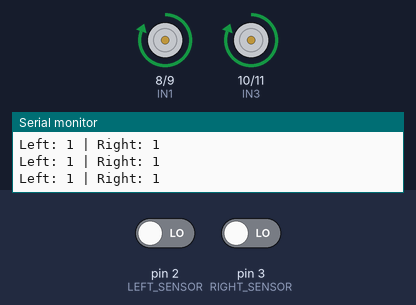
This sketch was run on a simulated Arduino Uno, built with avr-gcc and run on an emulated ATmega328P. Parts: motor-driver pin pairs drawn as motors (green arrow = first pin HIGH = forward, orange = second pin HIGH = backward, longer = more drive), the last lines printed to the serial monitor. The test bench sets the inputs (shaded band); at power-on: pin 2 (LEFT_SENSOR) LOW, pin 3 (RIGHT_SENSOR) LOW.

Above: at 2.2 s.
2.3 s: pin 2 (LEFT_SENSOR) driven HIGH
At 3.0 s:
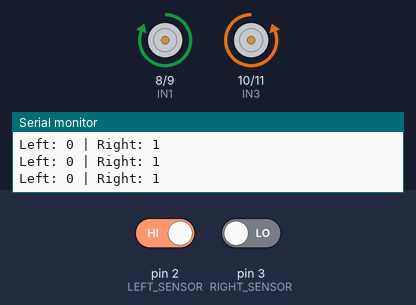
3.8 s: pin 2 (LEFT_SENSOR) driven LOW
At 5.0 s:
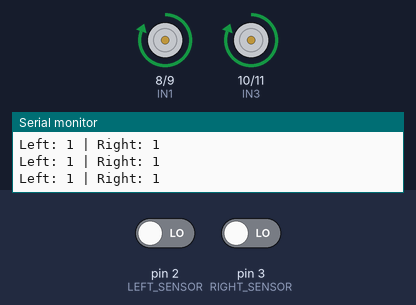
5.3 s: pin 3 (RIGHT_SENSOR) driven HIGH
At 6.3 s:
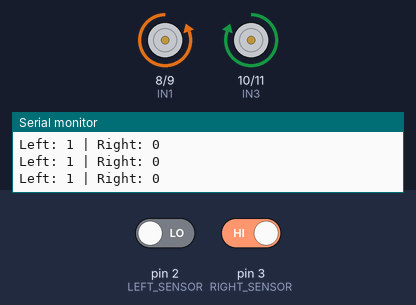
6.8 s: pin 3 (RIGHT_SENSOR) driven LOW
At 7.3 s:
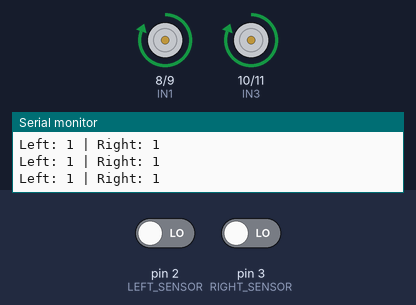
Timing chart, 0 to 9.8 s (numbered marks = the images above; inputs shaded):
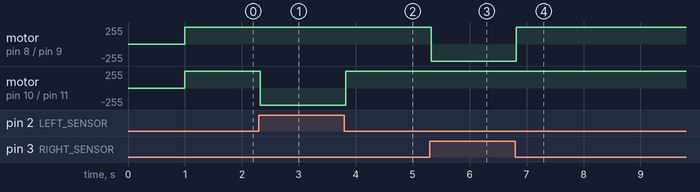

The sketch:

line_following_car.ino
```cpp
#include "config.h"
#include "motor.h"
#include "line_sensor.h"

void setup() {
    Serial.begin(9600);

    initMotors();
    initLineSensors();

    Serial.println("Line Following Robot Started");

    delay(1000);
}

void loop() {
    bool leftDetected = leftLineDetected();
    bool rightDetected = rightLineDetected();

    Serial.print("Left: ");
    Serial.print(leftDetected);

    Serial.print(" | Right: ");
    Serial.println(rightDetected);

    // Both sensors detect the line
    if (leftDetected && rightDetected) {
        moveForward();
    }

    // Left sensor detects line
    else if (leftDetected && !rightDetected) {
        turnLeft();
    }

    // Right sensor detects line
    else if (!leftDetected && rightDetected) {
        turnRight();
    }

    // Both sensors lost the line
    else {
        stopMotors();
    }

    delay(10);
}
```

line_sensor.cpp
```cpp
#include <Arduino.h>
#include "config.h"
#include "line_sensor.h"

void initLineSensors() {
    pinMode(LEFT_SENSOR, INPUT);
    pinMode(RIGHT_SENSOR, INPUT);
}

bool leftLineDetected() {
    return digitalRead(LEFT_SENSOR) == LINE_DETECTED;
}

bool rightLineDetected() {
    return digitalRead(RIGHT_SENSOR) == LINE_DETECTED;
}
```

line_sensor.h
```cpp
#ifndef LINE_SENSOR_H
#define LINE_SENSOR_H

void initLineSensors();

bool leftLineDetected();
bool rightLineDetected();

#endif
```

motor.cpp
```cpp
#include <Arduino.h>
#include "config.h"
#include "motor.h"

void initMotors() {
    pinMode(IN1, OUTPUT);
    pinMode(IN2, OUTPUT);
    pinMode(IN3, OUTPUT);
    pinMode(IN4, OUTPUT);

    stopMotors();
}

void moveForward() {
    digitalWrite(IN1, HIGH);
    digitalWrite(IN2, LOW);

    digitalWrite(IN3, HIGH);
    digitalWrite(IN4, LOW);
}

void turnLeft() {
    // Left motor backward, right motor forward
    digitalWrite(IN1, LOW);
    digitalWrite(IN2, HIGH);

    digitalWrite(IN3, HIGH);
    digitalWrite(IN4, LOW);
}

void turnRight() {
    // Left motor forward, right motor backward
    digitalWrite(IN1, HIGH);
    digitalWrite(IN2, LOW);

    digitalWrite(IN3, LOW);
    digitalWrite(IN4, HIGH);
}

void stopMotors() {
    digitalWrite(IN1, LOW);
    digitalWrite(IN2, LOW);

    digitalWrite(IN3, LOW);
    digitalWrite(IN4, LOW);
}
```

motor.h
```cpp
#ifndef MOTOR_H
#define MOTOR_H

void initMotors();

void moveForward();
void turnLeft();
void turnRight();
void stopMotors();

#endif
```

config.h
```cpp
#ifndef CONFIG_H
#define CONFIG_H

// L298N motor driver
#define IN1 8
#define IN2 9
#define IN3 10
#define IN4 11

// IR line sensors
#define LEFT_SENSOR 2
#define RIGHT_SENSOR 3

// Sensor calibration
// Change to HIGH if your sensors detect black with HIGH
#define LINE_DETECTED LOW

// Motor movement tuning
#define TURN_DELAY 10
#define SEARCH_DELAY 10

#endif
```

Measured:
- after the input at 2.3 s, motor on pin 10 (IN3) / pin 11 (IN4): forward 255/255 → backward 255/255 at once
- after the input at 3.8 s, motor on pin 10 (IN3) / pin 11 (IN4): backward 255/255 → forward 255/255 at once
- after the input at 5.3 s, motor on pin 8 (IN1) / pin 9 (IN2): forward 255/255 → backward 255/255 at once
- after the input at 6.8 s, motor on pin 8 (IN1) / pin 9 (IN2): backward 255/255 → forward 255/255 at once
